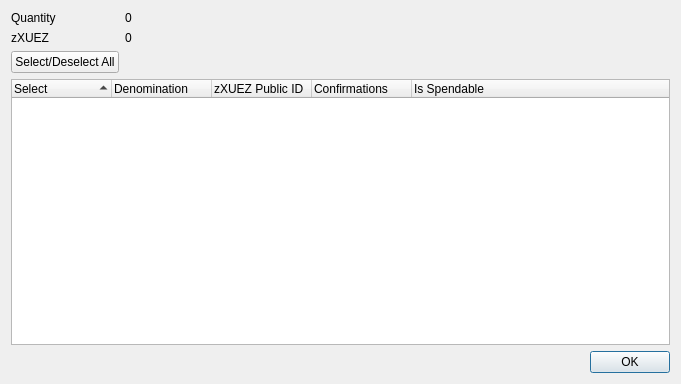
<?xml version="1.0" encoding="UTF-8"?>
<ui version="4.0">
 <class>ZXUEZControlDialog</class>
 <widget class="QDialog" name="ZXUEZControlDialog">
  <property name="geometry">
   <rect>
    <x>0</x>
    <y>0</y>
    <width>681</width>
    <height>384</height>
   </rect>
  </property>
  <property name="minimumSize">
   <size>
    <width>681</width>
    <height>384</height>
   </size>
  </property>
  <property name="windowTitle">
   <string>Select zXUEZ to Spend</string>
  </property>
  <layout class="QGridLayout" name="gridLayout">
   <item row="0" column="0">
    <layout class="QFormLayout" name="formLayout">
     <property name="sizeConstraint">
      <enum>QLayout::SetDefaultConstraint</enum>
     </property>
     <item row="0" column="0">
      <widget class="QLabel" name="labelQuantity">
       <property name="text">
        <string>Quantity</string>
       </property>
      </widget>
     </item>
     <item row="0" column="1">
      <widget class="QLabel" name="labelQuantity_int">
       <property name="text">
        <string>0</string>
       </property>
      </widget>
     </item>
     <item row="1" column="0">
      <widget class="QLabel" name="labelZXUEZ">
       <property name="text">
        <string>zXUEZ</string>
       </property>
      </widget>
     </item>
     <item row="1" column="1">
      <widget class="QLabel" name="labelZXUEZ_int">
       <property name="text">
        <string>0</string>
       </property>
      </widget>
     </item>
     <item row="2" column="0">
      <widget class="QPushButton" name="pushButtonAll">
       <property name="text">
        <string>Select/Deselect All</string>
       </property>
      </widget>
     </item>
    </layout>
   </item>
   <item row="1" column="0">
    <layout class="QVBoxLayout" name="verticalLayout">
     <item>
      <widget class="QTreeWidget" name="treeWidget">
       <property name="minimumSize">
        <size>
         <width>0</width>
         <height>250</height>
        </size>
       </property>
       <property name="alternatingRowColors">
        <bool>true</bool>
       </property>
       <property name="sortingEnabled">
        <bool>true</bool>
       </property>
       <property name="columnCount">
        <number>5</number>
       </property>
       <attribute name="headerDefaultSectionSize">
        <number>100</number>
       </attribute>
       <column>
        <property name="text">
         <string notr="true">Select</string>
        </property>
       </column>
       <column>
        <property name="text">
         <string notr="true">Denomination</string>
        </property>
       </column>
       <column>
        <property name="text">
         <string notr="true">zXUEZ Public ID</string>
        </property>
       </column>
       <column>
        <property name="text">
         <string notr="true">Confirmations</string>
        </property>
       </column>
       <column>
        <property name="text">
         <string>Is Spendable</string>
        </property>
       </column>
      </widget>
     </item>
     <item>
      <widget class="QDialogButtonBox" name="buttonBox">
       <property name="orientation">
        <enum>Qt::Horizontal</enum>
       </property>
       <property name="standardButtons">
        <set>QDialogButtonBox::Ok</set>
       </property>
      </widget>
     </item>
    </layout>
   </item>
  </layout>
 </widget>
 <resources/>
 <connections>
  <connection>
   <sender>buttonBox</sender>
   <signal>accepted()</signal>
   <receiver>ZXUEZControlDialog</receiver>
   <slot>accept()</slot>
   <hints>
    <hint type="sourcelabel">
     <x>248</x>
     <y>254</y>
    </hint>
    <hint type="destinationlabel">
     <x>157</x>
     <y>274</y>
    </hint>
   </hints>
  </connection>
  <connection>
   <sender>buttonBox</sender>
   <signal>rejected()</signal>
   <receiver>ZXUEZControlDialog</receiver>
   <slot>reject()</slot>
   <hints>
    <hint type="sourcelabel">
     <x>316</x>
     <y>260</y>
    </hint>
    <hint type="destinationlabel">
     <x>286</x>
     <y>274</y>
    </hint>
   </hints>
  </connection>
 </connections>
</ui>
